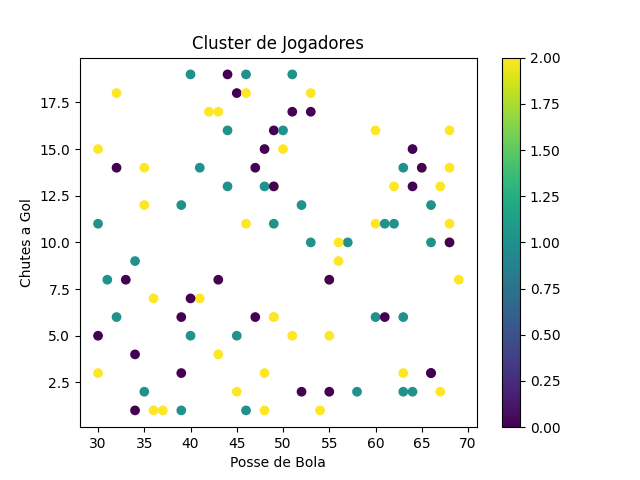

The script that saved this image:
"""
Segmentação de Jogadores com Base em Estatísticas
Enunciado: Agrupar jogadores em diferentes categorias com base em suas estatísticas de jogos, como posse de bola, chutes a gol e passes certos.
"""

import pandas as pd #manipulação dos dados
import numpy as np #array
from sklearn.cluster import KMeans #clusterização
import matplotlib.pyplot as plt #criação de graficos

#Dados simulados
data = pd.DataFrame({
    'posse_bola': np.random.randint(30,70,100), #100 valores aleatorios entre 30% e 70%
    'chutes_a_gol': np.random.randint(1,20,100), #100 valores entre 1 e 20
    'passes_certos': np.random.randint(300,700,100) #100 valores entre 300 e 700
})

# Salvar dados em CSV
data.to_csv('segmentacao_jogadores.csv', index=False) #Salvando o dataframe em um csv sem um index

#Cluster
kmeans = KMeans(n_clusters=3) #Define o algoritmo KMeans para criar 3 clusters.
data['cluster'] = kmeans.fit_predict(data) #Ajusta o modelo KMeans aos dados e atribui um cluster a cada jogador. O resultado é adicionado ao DataFrame data na nova coluna cluster.

#Plotagem
plt.scatter(data['posse_bola'], data['chutes_a_gol'], c=data['cluster'], cmap='viridis') #Cria um gráfico de dispersão das estatísticas de posse_bola e chutes_a_gol, colorindo os pontos de acordo com o cluster ao qual pertencem.
plt.xlabel('Posse de Bola') #rotulo eixo x
plt.ylabel('Chutes a Gol') #rotulo eixo y
plt.title('Cluster de Jogadores') #titulo
plt.colorbar() #barra de cores 
plt.savefig('segmentacao_jogadores.png') #salvar em imagem png
plt.show()